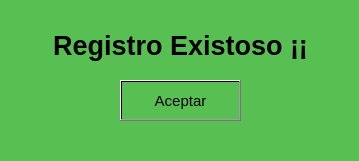
<?xml version="1.0" encoding="UTF-8"?>
<ui version="4.0">
 <class>ventana_reg</class>
 <widget class="QMainWindow" name="ventana_reg">
  <property name="enabled">
   <bool>true</bool>
  </property>
  <property name="geometry">
   <rect>
    <x>0</x>
    <y>0</y>
    <width>359</width>
    <height>161</height>
   </rect>
  </property>
  <property name="windowTitle">
   <string>MainWindow</string>
  </property>
  <property name="styleSheet">
   <string notr="true">background-color: qlineargradient(spread:pad, x1:0, y1:0, x2:1, y2:0, stop:1 rgba(88, 191, 82, 255));</string>
  </property>
  <widget class="QWidget" name="centralwidget">
   <widget class="QLabel" name="label_registro">
    <property name="geometry">
     <rect>
      <x>20</x>
      <y>10</y>
      <width>321</width>
      <height>71</height>
     </rect>
    </property>
    <property name="font">
     <font>
      <family>Microsoft YaHei UI</family>
      <pointsize>20</pointsize>
      <weight>75</weight>
      <bold>true</bold>
     </font>
    </property>
    <property name="text">
     <string>Registro Existoso ¡¡</string>
    </property>
    <property name="alignment">
     <set>Qt::AlignCenter</set>
    </property>
   </widget>
   <widget class="QPushButton" name="boton_aceptar">
    <property name="geometry">
     <rect>
      <x>120</x>
      <y>80</y>
      <width>121</width>
      <height>41</height>
     </rect>
    </property>
    <property name="font">
     <font>
      <pointsize>11</pointsize>
     </font>
    </property>
    <property name="text">
     <string>Aceptar</string>
    </property>
   </widget>
  </widget>
  <widget class="QMenuBar" name="menubar">
   <property name="geometry">
    <rect>
     <x>0</x>
     <y>0</y>
     <width>359</width>
     <height>21</height>
    </rect>
   </property>
  </widget>
  <widget class="QStatusBar" name="statusbar"/>
 </widget>
 <resources/>
 <connections/>
</ui>
